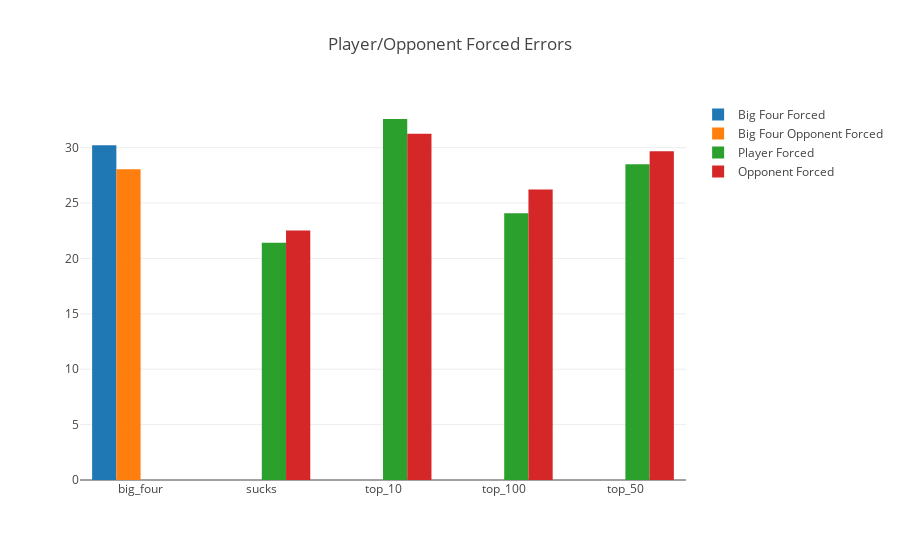

This figure's notebook cell:
### Code cell
layout = go.Layout(
    title = 'Player/Opponent Forced Errors'
)

trace1 = go.Bar(
    x = ['big_four'],
    y = big_four_rally_df[big_four_rally_df['rank_label'] == 'big_four']['player_forced'],
    name = 'Big Four Forced'
)

trace2 = go.Bar(
    x = ['big_four'],
    y = big_four_rally_df[big_four_rally_df['rank_label'] == 'big_four']['opponent_forced'],
    name = 'Big Four Opponent Forced'
)

trace3 = go.Bar(
    x = rank_labeled_df['rank_label'],
    y = rank_labeled_df['player_forced'],
    name = 'Player Forced'
)

trace4 = go.Bar(
    x = rank_labeled_df['rank_label'],
    y = rank_labeled_df['opponent_forced'],
    name = 'Opponent Forced'
)

fig = go.Figure(data = [trace1, trace2, trace3, trace4], layout = layout)
iplot(fig)

### Figure 1 — Plotly figure (JSON) as saved in the notebook; plotly's stock layout.template omitted (floating-point values rounded to 4 significant figures)
{"data": [{"name": "Big Four Forced", "type": "bar", "uid": "70e11766-f2e6-4d1d-86aa-ba4733e1d46b", "x": ["big_four"], "y": [30.21]}, {"name": "Big Four Opponent Forced", "type": "bar", "uid": "351797f3-bccc-47d0-9a06-3cc689b294c1", "x": ["big_four"], "y": [28.06]}, {"name": "Player Forced", "type": "bar", "uid": "7048ae53-6ec5-46e6-a12e-9c4ec4285726", "x": ["sucks", "top_10", "top_100", "top_50"], "y": [21.41, 32.58, 24.08, 28.5]}, {"name": "Opponent Forced", "type": "bar", "uid": "aaab9e5e-d0a2-47bd-9c3a-40987960ddd2", "x": ["sucks", "top_10", "top_100", "top_50"], "y": [22.51, 31.26, 26.22, 29.66]}], "layout": {"title": {"text": "Player/Opponent Forced Errors"}}}
